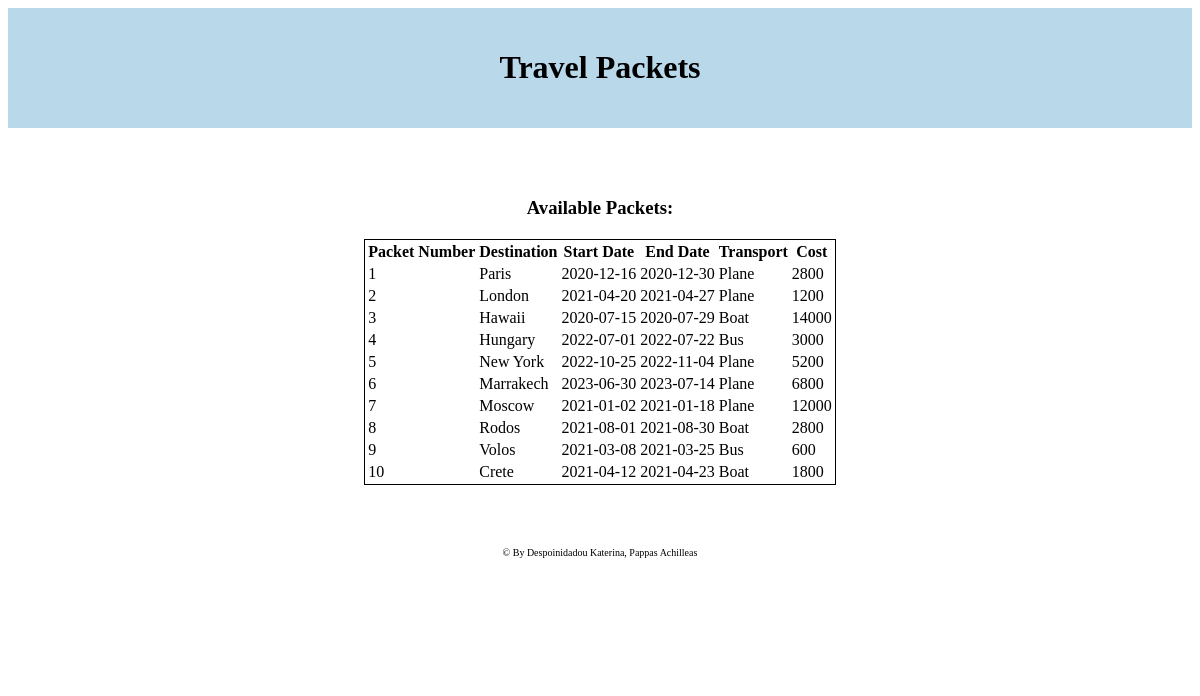
The app's page /WebPage/packets_list.php with its own data.
### tables this page shows
CREATE TABLE `packets` (
  `packet_num` int(6) NOT NULL,
  `destination` varchar(20) DEFAULT NULL,
  `start_date` date DEFAULT NULL,
  `end_date` date DEFAULT NULL,
  `transport` varchar(20) DEFAULT NULL,
  `cost` int(8) DEFAULT NULL
);

### WebPage/packets_list_query.php (the view)
<?php
$sql = "SELECT * FROM packets";
$result = mysqli_query($conn, $sql);
if (mysqli_num_rows($result) > 0) {
    echo "<table style='border:1px solid black'>";
    echo "<tr>".
        "<th>Packet Number</th>".
        "<th>Destination</th>".
        "<th>Start Date</th>".
        "<th>End Date</th>".
        "<th>Transport</th>".
        "<th>Cost</th>".
        "</tr>";
    while($row = mysqli_fetch_assoc($result)) {
        echo "<tr>".
            "<td>".$row['packet_num']."</td>".
            "<td>".$row['destination']."</td>".
            "<td>".$row['start_date']."</td>".
            "<td>".$row['end_date']."</td>".
            "<td>".$row['transport']."</td>".
            "<td>".$row['cost']."</td>".
            "</tr>".
            "</td>";
    }
    echo "</table>";
}
else {
    echo "No available packets found";
}
?>

### WebPage/header.php (shortened to what this page needs)
<!DOCTYPE html>
<html lang="en">
<head>
</head>
<body>
    <div id="header">
        <h1>Travel Packets</h1>
    </div>

### WebPage/packets_list.php (shortened to what this page needs)
<?php
    require_once 'header.php';
?>
<div class="page_title">
    <h3>Available Packets:</h3>
</div>
<div class="empty"></div>
<div class="page_style">
    <?php
        require_once 'connection_start.php';
        include 'packets_list_query.php';
    ?>
</div>
<?php
    require_once 'footer.php';
?>

### WebPage/footer.php
<div class="empty"></div>
<div id="footer">
    <p>© By Despoinidadou Katerina, Pappas Achilleas</p>
</div>
</body>
</html>

### WebPage/header.php (style rules this page uses)
#header { background-color: #B9D9EB; text-align: center; padding: 20px; }
.page_title { background-color: #FFFFFF; text-align: center; padding: 50px; }
.page_style { display: flex; justify-content: center; align-items: center; height: 50px; }
.empty { background-color: #FFFFFF; height: 50px; }
#footer { background-color: #FFFFFF; text-align: center; font-size: 10px; padding: 100px; }

### records on screen
packets: packet_num "1", destination "Paris", start_date "2020-12-16", end_date "2020-12-30", transport "Plane", cost "2800"
packets: packet_num "2", destination "London", start_date "2021-04-20", end_date "2021-04-27", transport "Plane", cost "1200"
packets: packet_num "3", destination "Hawaii", start_date "2020-07-15", end_date "2020-07-29", transport "Boat", cost "14000"
packets: packet_num "4", destination "Hungary", start_date "2022-07-01", end_date "2022-07-22", transport "Bus", cost "3000"
packets: packet_num "5", destination "New York", start_date "2022-10-25", end_date "2022-11-04", transport "Plane", cost "5200"
packets: packet_num "6", destination "Marrakech", start_date "2023-06-30", end_date "2023-07-14", transport "Plane", cost "6800"
packets: packet_num "7", destination "Moscow", start_date "2021-01-02", end_date "2021-01-18", transport "Plane", cost "12000"
packets: packet_num "8", destination "Rodos", start_date "2021-08-01", end_date "2021-08-30", transport "Boat", cost "2800"
packets: packet_num "9", destination "Volos", start_date "2021-03-08", end_date "2021-03-25", transport "Bus", cost "600"
packets: packet_num "10", destination "Crete", start_date "2021-04-12", end_date "2021-04-23", transport "Boat", cost "1800"
